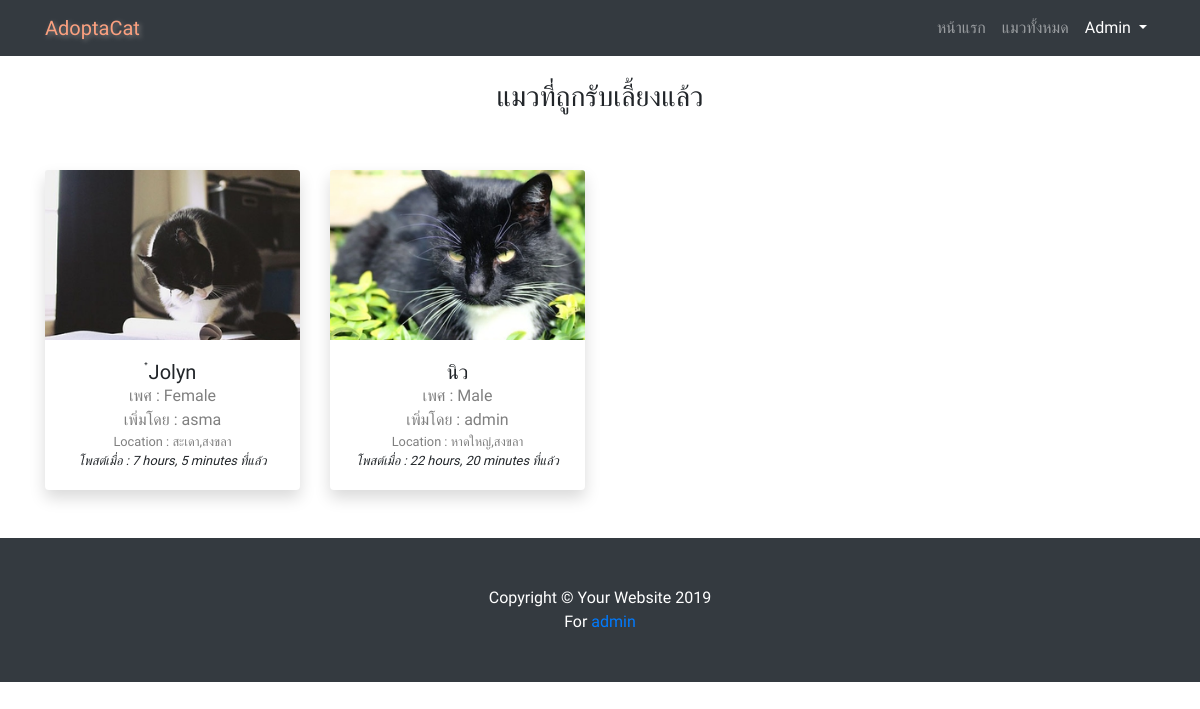
/adoptedcat/ (signed in), run on the app's committed database.
### adoption/models.py (models this page shows, shortened)
class Cat(models.Model):
    GENDER = (
        ('Male', 'ผู้'),
        ('Female', 'เมีย'),
    )
    name = models.CharField(max_length=30,null=True)
    age = models.PositiveIntegerField()
    gender = models.CharField(max_length=10,choices=GENDER)
    breed = models.ForeignKey(Breed,null=True,on_delete=models.SET_NULL)
    color = models.ManyToManyField(Color)
    vaccines = models.ManyToManyField(Vaccine, blank=True)
    nature = models.TextField(max_length=200)
    location = models.CharField(max_length=100)
    entrydate = models.DateTimeField(auto_now_add=True)
    poster = models.ForeignKey(User ,on_delete=models.CASCADE)
    image = ProcessedImageField(default='default.jpg', upload_to='cat_pics',processors=[ResizeToFill(300,200)],format='JPEG',options={'quality': 120})
    status = models.BooleanField(default=False)

### adoption/views.py (the view)
# urls.py: path('adoptedcat/', views.adoptedcat,name="adoptedcat"),
@login_required
def adoptedcat(request):
    cat = Cat.objects.filter(status=True).order_by('-entrydate')
    context = {
        'cat': cat,
    }
    return render(request, 'adoption/adopted_cat.html',context)

### adoption/templates/adoption/adopted_cat.html (shortened to what this page needs)
{% extends 'base.html' %}
{% load static %}
{% block content %}
<br>
<div class="container">
  <h3 style="text-align: center;">แมวที่ถูกรับเลี้ยงแล้ว</h3>
<br></br>
    <div class="row">
      {% for obj in cat %}
      <div class="col-xl-3 col-md-6 mb-4">
        <div class="card border-0 shadow">
          <img src="{{ obj.image.url }}" class="card-img-top" alt="cat_pic">
          <div class="card-body text-center">
            <h5 class="card-title mb-0">{{ obj.name }}</h5>
            <div class="card-text text-black-50">เพศ : {{ obj.gender }} </div>
            <div class="card-text text-black-50">เพิ่มโดย : {{ obj.poster }} </div>
            <small><div class="card-text text-black-50">Location : {{ obj.location }} </div>
            <div class="date"><i class="icon-clock"> โพสต์เมื่อ : {{ obj.entrydate|timesince }} ที่แล้ว</i></div></small>
          </div>
        </div>
      </div>
      {% endfor %}
    </div>
  </div>
  <br>
  {% endblock %}

### adoption/templates/base.html (shortened to what this page needs)
{% load static %}
<!DOCTYPE html>
<html lang="en">
<head>
    <link href="{% static 'vendor/bootstrap/css/bootstrap.min.css' %}" rel="stylesheet">
    <link rel="stylesheet" href="https://use.fontawesome.com/releases/v5.8.1/css/all.css">
    <link href="{% static 'css/business-frontpage.css' %}" rel="stylesheet">
</head>
<body>
    <nav class="navbar navbar-expand-lg navbar-dark bg-dark fixed-top">
    <div class="container">
      <a  style="color: rgb(251, 160, 127); text-shadow: 2px 2px 5px grey;" class="navbar-brand" href="{% url 'home' %}">AdoptaCat</a>
      <div class="collapse navbar-collapse" id="navbarResponsive">
        <ul class="navbar-nav ml-auto">
          <li class="nav-item ">
            <a class="nav-link" href="{% url 'home' %}">หน้าแรก
            </a>
          </li>
          <li class="nav-item">
            <a class="nav-link" href="{% url 'catlist' %}">แมวทั้งหมด</a>
          </li>
          {% if user.is_authenticated %}
              <li class="nav-item dropdown">
                <a class="nav-link dropdown-toggle" style="color: white;" href="#" id="navbarDropdown" role="button" data-toggle="dropdown" aria-haspopup="true" aria-expanded="false">
                  {{ user.username|capfirst }}
                </a>
              </li>
              {% endif %}
        </ul>
      </div>
    </div>
    </nav>
        {% block content %}
        {% endblock %}
    <footer class="py-5 bg-dark">
        <div class="container">
        <p class="m-0 text-center text-white">Copyright &copy; Your Website 2019</p>
        <p class="m-0 text-center text-white">For <a href="{% url 'admin:index' %}">admin</a></p>
        </div>
    </footer>
</body>
</html>

### staticfiles/css/business-frontpage.css (style rules this page uses)
body { padding-top: 56px; }

### adoption/templates/base.html (style rules this page uses)
body { font-family: 'Prompt', sans-serif; }

### data on the page
Cat: image (picture), name "๋Jolyn", gender "Female", poster "asma", location "สะเดา,สงขลา", entrydate "7 hours, 5 minutes"
Cat: image (picture), name "นิว", gender "Male", poster "admin", location "หาดใหญ่,สงขลา", entrydate "22 hours, 20 minutes"

### other printed values
{{ user.username|capfirst }} "Admin"
